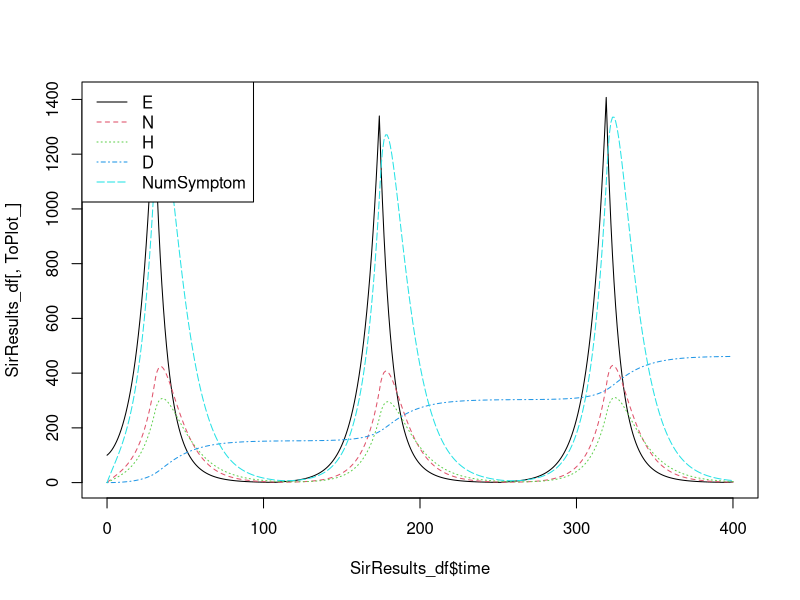

R code for this plot:
#============
#seir_model.R
#============
#Simple SEIR model of novel corona virus infection

#---------------
#Attach packages
#---------------
library(deSolve)
library(ggplot2)
library(scales)

#--------------------
#Define global values
#--------------------
#Increments and length of simulation (days)
SimTime <- seq(0, 400, by = 1)
#Total population
TotPop <- 1e7
#Initial population that is exposed to infector
InitE <- 100
#Proportion of population having symptoms that is quarantined
QuarantineRate <- 1
#Number of days between exposure and showing symptoms
LatencyDuration <- 5
#Number of days that symptoms persist
SymptomDuration <- 10
#Number of days that a persons is hospitalized
HospitalDuration <- 14
#Proportion of the infected population that is asymptomatic
AsymptomaticProp <- 0.25
#Proportion of the infected population that is hospitalized
PropHospitalized <- 0.2
#Proportion of the hospitalized population who die
HospitalPropWhoDie <- 0.2
#Basic reproduction number (https://en.wikipedia.org/wiki/Basic_reproduction_number)
R0 <- 3
#Percentage reduction in infection rate with high social-distancing policy
HiSDPct <- 90
#Percentage reduction in infection rate with low social-distancing polity
LoSDPct <- 0
#Number of persons infected threshold for triggering high social-distancing policy
HiSDThreshold <- 1000
#Number of persons infected threshold for triggering low social-distancing policy
LoSDThreshold <- 10
#Initialize vector of number of number of symptomatic persons
NumSymptom_ <- numeric(length(SimTime))
#Initialize vector of change in the number of symptomatic persons
ChgSymptom_ <- numeric(length(SimTime))
#Intialize social-distancing policy level (0 = low, 1 = high)
SDPolicy <- 0

#------------------------------------------
#Define stocks and their initial conditions
#------------------------------------------
#See corona_model.odt
Stocks <- c(
  S = TotPop - InitE, 
  E = InitE, 
  N = 0,
  M = 0,
  H = 0,
  R = 0,
  D = 0)

#-----------------
#Define parameters
#-----------------
#See corona_model.odt
Auxs <- c(
  dl = LatencyDuration,
  dm = SymptomDuration,
  dh = HospitalDuration,
  qr = QuarantineRate,
  pc = 1 - AsymptomaticProp,
  ph = PropHospitalized,
  pd = HospitalPropWhoDie,
  R0 = R0)

#----------------------
#Define model equations
#----------------------
#See corona_model.odt
SirModel <- function(Time, Stocks, Auxs) {
  with(as.list(c(Stocks, Auxs)), {
    #Calculate number of people having symptoms and update tally
    NumSymptom <- M + H
    NumSymptom_[Time + 1] <<- NumSymptom
    #Calculate change in number of people having symptoms and update tally
    if (Time == 0) {
      ChgSymptom <- NumSymptom
    } else {
      ChgSymptom <- NumSymptom - NumSymptom_[Time]
    }
    ChgSymptom_[Time + 1] <<- ChgSymptom
    #Determine social distancing policy
    Policy <- SDPolicy
    OverHiSDThreshold <- NumSymptom > HiSDThreshold
    UnderLoSDThreshold <- NumSymptom < LoSDThreshold
    if (Policy == 0 & OverHiSDThreshold) {
      Policy <- 1
    }
    if (Policy == 1 & UnderLoSDThreshold) {
      Policy <- 0
    }
    SDPolicy <<- Policy
    #Calculate infection rate adjustment (ia)
    if (Policy == 1) {
      SDPct <- HiSDPct
    }
    if (Policy == 0) {
      SDPct <- LoSDPct
    }
    ia <- 1 - SDPct / 100
    #Calculate change values
    B0 <- R0 / (dl + dm)
    ps <- S / TotPop
    se <- B0 * ia * ps * (E + N + M * (1 - qr))
    en <- E * (1 - pc) / dl
    em <- E * pc * (1 - ph) / dl
    eh <- E * pc * ph / dl
    nr <- N * 1 / dm
    mr <- M * 1 / dm
    hr <- H * (1 - pd) / dh
    hd <- H * pd / dh
    dS_dt <- -se
    dE_dt <- se - em - eh
    dN_dt <- en - nr
    dM_dt <- em - mr
    dH_dt <- eh - hr - hd
    dR_dt <- nr + mr + hr
    dD_dt <- hd
    return(list(
      c(dS_dt, dE_dt, dN_dt, dM_dt, dH_dt, dR_dt, dD_dt),
      Infected = E + M + H,
      Infections = se,
      NumSymptom = NumSymptom,
      SDPolicy = Policy,
      SDLevel = SDPct, 
      OverHiSDThreshold = as.numeric(OverHiSDThreshold)
    ))
  })
}

#-----------------
#Calculate results
#-----------------
SirResults_df <- data.frame(ode(
  y = Stocks,
  times = SimTime,
  func = SirModel,
  parms = Auxs,
  method = 'euler'
))

#------------
#Plot results
#------------
ToPlot_ <- c("E", "N", "H", "D", "NumSymptom")
matplot(SirResults_df$time, SirResults_df[, ToPlot_], type = "l")
legend(
  "topleft", 
  legend = ToPlot_,
  lty = 1:length(ToPlot_),
  col = 1:length(ToPlot_)
)

max(SirResults_df$D)
